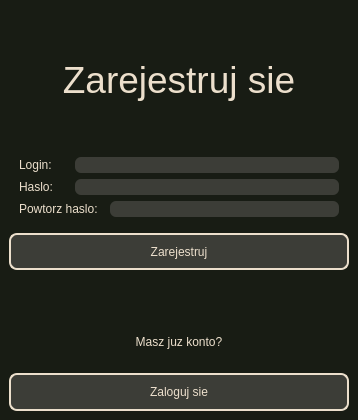
<?xml version="1.0" encoding="UTF-8"?>
<ui version="4.0">
 <class>Registration</class>
 <widget class="QMainWindow" name="Registration">
  <property name="geometry">
   <rect>
    <x>0</x>
    <y>0</y>
    <width>358</width>
    <height>420</height>
   </rect>
  </property>
  <property name="windowTitle">
   <string>MainWindow</string>
  </property>
  <widget class="QWidget" name="centralwidget">
   <property name="styleSheet">
    <string notr="true">.QWidget{
	background-color: #181C14;
}

.QLabel{
	color: #ECDFCC;
}

.QLineEdit{
	color: #ECDFCC;
	background-color: #3C3D37;
	border-radius: 6px;
}

.QPushButton{
	background-color: #3C3D37;
	color: #ECDFCC;
	border: 2px solid #ECDFCC;
	border-radius: 8px;
}

.QPushButton:hover{
	background-color: #ECDFCC;
	color: #3C3D37;
	border: 2px solid #3C3D37;
}</string>
   </property>
   <layout class="QVBoxLayout" name="verticalLayout">
    <item>
     <layout class="QVBoxLayout" name="verticalLayout_5" stretch="3,4,1,0,2">
      <item>
       <layout class="QVBoxLayout" name="verticalLayout_2">
        <item>
         <widget class="QLabel" name="label_2">
          <property name="font">
           <font>
            <pointsize>28</pointsize>
           </font>
          </property>
          <property name="text">
           <string>Zarejestruj sie</string>
          </property>
          <property name="alignment">
           <set>Qt::AlignmentFlag::AlignCenter</set>
          </property>
         </widget>
        </item>
       </layout>
      </item>
      <item>
       <layout class="QVBoxLayout" name="verticalLayout_3">
        <item>
         <layout class="QHBoxLayout" name="horizontalLayout_2" stretch="1,6">
          <property name="spacing">
           <number>12</number>
          </property>
          <property name="leftMargin">
           <number>10</number>
          </property>
          <property name="rightMargin">
           <number>10</number>
          </property>
          <item>
           <widget class="QLabel" name="loginLabel">
            <property name="text">
             <string>Login: </string>
            </property>
           </widget>
          </item>
          <item>
           <widget class="QLineEdit" name="loginInput">
            <property name="sizePolicy">
             <sizepolicy hsizetype="Expanding" vsizetype="Maximum">
              <horstretch>0</horstretch>
              <verstretch>0</verstretch>
             </sizepolicy>
            </property>
           </widget>
          </item>
         </layout>
        </item>
        <item>
         <layout class="QHBoxLayout" name="horizontalLayout_3" stretch="1,6">
          <property name="spacing">
           <number>12</number>
          </property>
          <property name="leftMargin">
           <number>10</number>
          </property>
          <property name="rightMargin">
           <number>10</number>
          </property>
          <item>
           <widget class="QLabel" name="passwordLabel">
            <property name="text">
             <string>Haslo:</string>
            </property>
           </widget>
          </item>
          <item>
           <widget class="QLineEdit" name="passwordInput">
            <property name="sizePolicy">
             <sizepolicy hsizetype="Expanding" vsizetype="Maximum">
              <horstretch>0</horstretch>
              <verstretch>0</verstretch>
             </sizepolicy>
            </property>
            <property name="echoMode">
             <enum>QLineEdit::EchoMode::Password</enum>
            </property>
           </widget>
          </item>
         </layout>
        </item>
        <item>
         <layout class="QHBoxLayout" name="horizontalLayout">
          <property name="spacing">
           <number>12</number>
          </property>
          <property name="leftMargin">
           <number>10</number>
          </property>
          <property name="rightMargin">
           <number>10</number>
          </property>
          <item>
           <widget class="QLabel" name="repeatPasswordLabel">
            <property name="text">
             <string>Powtorz haslo:</string>
            </property>
           </widget>
          </item>
          <item>
           <widget class="QLineEdit" name="repeatPasswordInput">
            <property name="sizePolicy">
             <sizepolicy hsizetype="Expanding" vsizetype="Maximum">
              <horstretch>0</horstretch>
              <verstretch>0</verstretch>
             </sizepolicy>
            </property>
            <property name="echoMode">
             <enum>QLineEdit::EchoMode::Password</enum>
            </property>
           </widget>
          </item>
         </layout>
        </item>
       </layout>
      </item>
      <item>
       <layout class="QVBoxLayout" name="verticalLayout_4">
        <property name="topMargin">
         <number>10</number>
        </property>
        <item>
         <widget class="QPushButton" name="registerBtn">
          <property name="sizePolicy">
           <sizepolicy hsizetype="Expanding" vsizetype="Expanding">
            <horstretch>0</horstretch>
            <verstretch>0</verstretch>
           </sizepolicy>
          </property>
          <property name="text">
           <string>Zarejestruj</string>
          </property>
         </widget>
        </item>
       </layout>
      </item>
      <item>
       <spacer name="verticalSpacer">
        <property name="orientation">
         <enum>Qt::Orientation::Vertical</enum>
        </property>
        <property name="sizeHint" stdset="0">
         <size>
          <width>20</width>
          <height>40</height>
         </size>
        </property>
       </spacer>
      </item>
      <item>
       <layout class="QVBoxLayout" name="verticalLayout_6" stretch="4,3">
        <item>
         <widget class="QLabel" name="label_4">
          <property name="sizePolicy">
           <sizepolicy hsizetype="Expanding" vsizetype="Expanding">
            <horstretch>0</horstretch>
            <verstretch>0</verstretch>
           </sizepolicy>
          </property>
          <property name="text">
           <string>Masz juz konto?</string>
          </property>
          <property name="alignment">
           <set>Qt::AlignmentFlag::AlignCenter</set>
          </property>
         </widget>
        </item>
        <item>
         <widget class="QPushButton" name="loginBtn">
          <property name="sizePolicy">
           <sizepolicy hsizetype="Minimum" vsizetype="Expanding">
            <horstretch>0</horstretch>
            <verstretch>0</verstretch>
           </sizepolicy>
          </property>
          <property name="text">
           <string>Zaloguj sie</string>
          </property>
         </widget>
        </item>
       </layout>
      </item>
     </layout>
    </item>
   </layout>
  </widget>
 </widget>
 <resources/>
 <connections/>
</ui>
